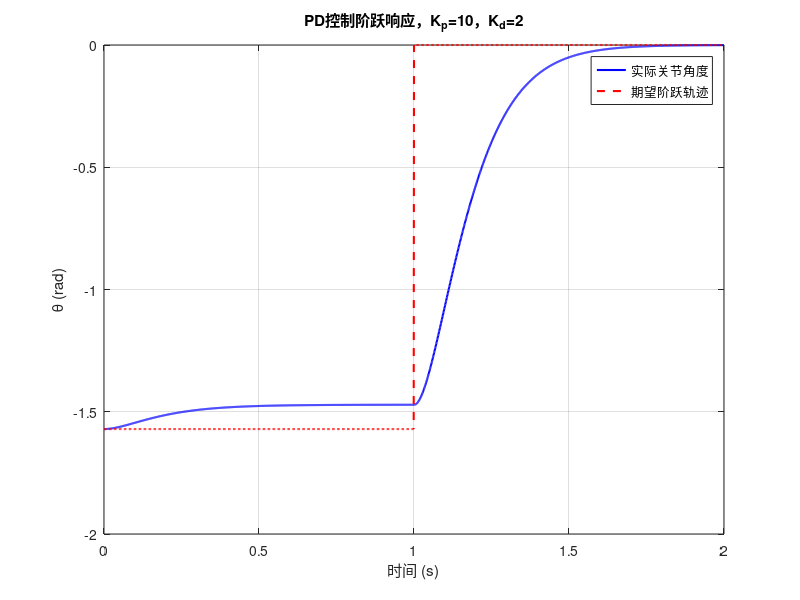

Source code (MATLAB):
clear; clc; close all;
%% ========= 模型参数 =========
I = 0.1;       % kg·m^2
b = 0.1;       % N·m·s/rad
mgl = 1.0;     % N·m

%% ========= 仿真参数 =========
dt = 0.001;
t_end_b = 2;   % b问总仿真2秒
T_step = 1.0;  % 阶跃发生时刻1s
theta_d1 = -pi/2;
theta_d2 = 0;

Kp = 10;       % N·m/rad，题目指定
Kd = 2;        % N·m·s/rad，调优得到

% ========= 动力学匿名函数 =========
dynamics = @(theta, thetadot, tau) (tau - b*thetadot - mgl*sin(theta)) / I;

% ========= simulate接口，传入dynamics函数句柄 =========
%simulate(-pi/2, 0, tau_pd_func, t_end_b, dt);
simulate = @(theta0, thetadot0, tau_func, t_end, dt) ...
    euler_integrator(theta0, thetadot0, tau_func, t_end, dt, dynamics);

%% ========= 1.轨迹生成函数：输入t，输出θd,θddot_d,θdddot_d =========
function [theta_d, thetadot_d, thetaddot_d] = traj_gen(t, T_step, thd1, thd2)
    if t < T_step
        theta_d = thd1;
    else
        theta_d = thd2;
    end
    thetadot_d = 0;
    thetaddot_d = 0;
end

%% ========= 2.PD控制函数 =========
function tau = pd_controller(t, th, thd, Kp, Kd, T_step, thd1, thd2)
    [theta_d, thetadot_d, ~] = traj_gen(t, T_step, thd1, thd2);
    tau = Kp*(theta_d - th) + Kd*(thetadot_d - thd);
end

%% ========= 组装tau_func函数句柄 =========
tau_pd_func = @(t, th, thd) pd_controller(t, th, thd, Kp, Kd, T_step, theta_d1, theta_d2);

%% ========= 欧拉积分函数  =========
function [t, theta, thetadot] = euler_integrator(theta0, thetadot0, tau_func, t_end, dt, dynamics)
    n = round(t_end/dt);
    t = zeros(n+1,1);
    theta = zeros(n+1,1);
    thetadot = zeros(n+1,1);
    theta(1) = theta0;
    thetadot(1) = thetadot0;
    for k = 1:n
        tau = tau_func(t(k), theta(k), thetadot(k));
        thetaddot = dynamics(theta(k), thetadot(k), tau);
        theta(k+1) = theta(k) + thetadot(k)*dt;
        thetadot(k+1) = thetadot(k) + thetaddot*dt;
        t(k+1) = t(k)+dt;
    end
end

%% ========= 调用仿真器 =========
[t_b, th_b, thd_b] = simulate(-pi/2, 0, tau_pd_func, t_end_b, dt);

%% ========= 绘图 =========
figure;
plot(t_b, th_b, 'b-','LineWidth',1.5); hold on;
% 绘制期望轨迹参考线
theta_des = zeros(size(t_b));
for i = 1:length(t_b)
    if t_b(i) < T_step
        theta_des(i) = theta_d1;
    else
        theta_des(i) = theta_d2;
    end
end
plot(t_b, theta_des, 'r--','LineWidth',1.5);
grid on;
xlabel('时间 (s)');
ylabel('\theta (rad)');
legend('实际关节角度','期望阶跃轨迹','Location','best');
title('PD控制阶跃响应，K_p=10，K_d=2');
